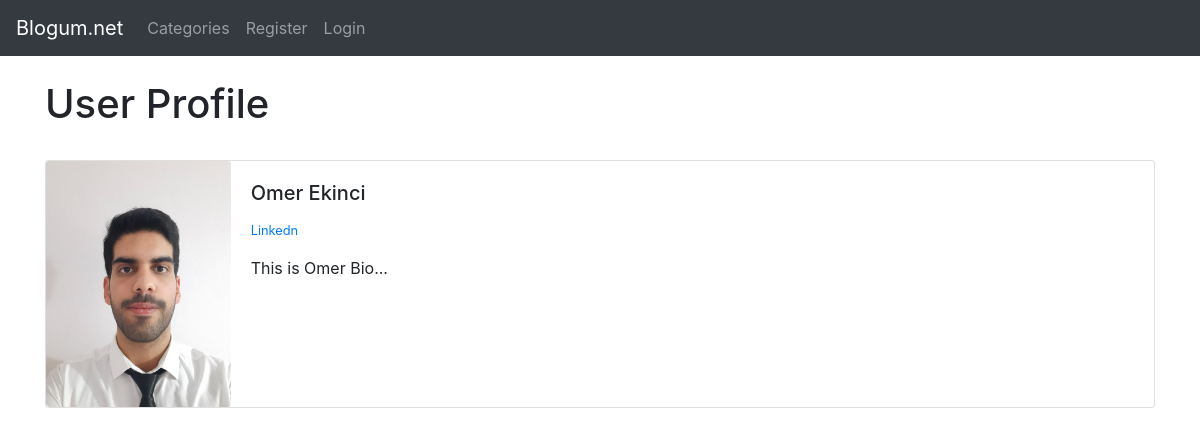
/members/1/profile/, run on the app's committed database.
### theblog/models.py (models this page shows, shortened)
class Profile(models.Model):
    user = models.OneToOneField(User, null= True, on_delete=models.CASCADE)
    bio = models.TextField()
    profile_pic = models.ImageField(null=True, blank=True, upload_to="images/profile/")
    website_url = models.CharField(max_length= 255,null=True, blank=True)
    facebook_url = models.CharField(max_length= 255,null=True, blank=True)
    twitter_url = models.CharField(max_length= 255,null=True, blank=True)
    instagram_url = models.CharField(max_length= 255,null=True, blank=True)
    linkedn_url = models.CharField(max_length= 255,null=True, blank=True)

### members/views.py (the view)
# urls.py: path('<int:pk>/profile/',ShowProfilePageView.as_view(),name='show_profile_page'),
class ShowProfilePageView(DetailView):
    model = Profile
    template_name = 'registration/user_profile.html'
    def get_context_data(self, *args , **kwargs):
        context = super(ShowProfilePageView, self).get_context_data(*args , **kwargs)
        page_user = get_object_or_404(Profile , id = self.kwargs['pk'])
        context["page_user"] = page_user
        return context

### members/templates/registration/user_profile.html (shortened to what this page needs)
{% extends 'base.html' %}
{% load static %}
{% block content %}
<h1>User Profile</h1>
<br>
<div class="card mb-3">
  <div class="row no-gutters">
    <div class="col-md-2">
{% if page_user.profile_pic %}
      <img src="{{ page_user.profile_pic }}" class="card-img" alt="...">
{% else %}
      <img src="{% static 'theblog/images/profile.png'%}" class="card-img" alt="...">
{% endif %}
    </div>
    <div class="col-md-10">
      <div class="card-body">
        <h5 class="card-title">{{ page_user.user.first_name }} {{ page_user.user.last_name}} </h5>
<p class="small text-muted">
    {% if page_user.linkedn_url %}
        <a href="{{ page_user.linkedn_url }}">Linkedn</a>
    {% endif %}
</p>
          <p class="card-text">{{ page_user.bio }}</p>
      </div>
    </div>
  </div>
</div>
{% endblock %}

### data on the page
Profile: profile_pic (picture), user.first_name "Omer", user.last_name "Ekinci", bio "This is Omer Bio..."
